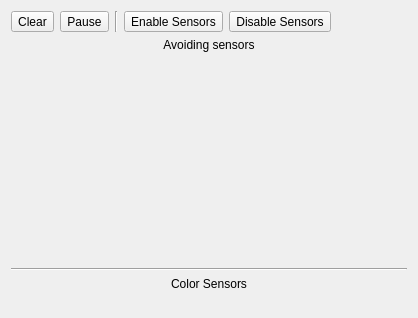
<?xml version="1.0" encoding="UTF-8"?>
<ui version="4.0">
 <class>SensorsView</class>
 <widget class="QWidget" name="SensorsView">
  <property name="geometry">
   <rect>
    <x>0</x>
    <y>0</y>
    <width>418</width>
    <height>318</height>
   </rect>
  </property>
  <property name="windowTitle">
   <string>Form</string>
  </property>
  <layout class="QVBoxLayout" name="verticalLayout">
   <item>
    <layout class="QHBoxLayout" name="horizontalLayout">
     <property name="spacing">
      <number>6</number>
     </property>
     <item>
      <widget class="QToolButton" name="btnClear">
       <property name="text">
        <string>Clear</string>
       </property>
      </widget>
     </item>
     <item>
      <widget class="QToolButton" name="btnPause">
       <property name="text">
        <string>Pause</string>
       </property>
       <property name="checkable">
        <bool>true</bool>
       </property>
      </widget>
     </item>
     <item>
      <widget class="Line" name="line">
       <property name="orientation">
        <enum>Qt::Vertical</enum>
       </property>
      </widget>
     </item>
     <item>
      <widget class="QToolButton" name="btnEnableSensors">
       <property name="text">
        <string>Enable Sensors</string>
       </property>
      </widget>
     </item>
     <item>
      <widget class="QToolButton" name="btnDisableSensors">
       <property name="text">
        <string>Disable Sensors</string>
       </property>
      </widget>
     </item>
     <item>
      <spacer name="horizontalSpacer">
       <property name="orientation">
        <enum>Qt::Horizontal</enum>
       </property>
       <property name="sizeHint" stdset="0">
        <size>
         <width>40</width>
         <height>20</height>
        </size>
       </property>
      </spacer>
     </item>
    </layout>
   </item>
   <item>
    <layout class="QGridLayout" name="gridLayout">
     <item row="3" column="0">
      <widget class="Line" name="line_2">
       <property name="orientation">
        <enum>Qt::Horizontal</enum>
       </property>
      </widget>
     </item>
     <item row="2" column="0">
      <widget class="Tools::MultiCurveWidget" name="avoidingSensorsPlot" native="true">
       <property name="sizePolicy">
        <sizepolicy hsizetype="Preferred" vsizetype="Preferred">
         <horstretch>1</horstretch>
         <verstretch>1</verstretch>
        </sizepolicy>
       </property>
      </widget>
     </item>
     <item row="1" column="0">
      <widget class="Tools::MultiBarWidget" name="avoidingSensorsBars" native="true">
       <property name="sizePolicy">
        <sizepolicy hsizetype="Preferred" vsizetype="Preferred">
         <horstretch>1</horstretch>
         <verstretch>1</verstretch>
        </sizepolicy>
       </property>
      </widget>
     </item>
     <item row="0" column="0">
      <widget class="QLabel" name="label">
       <property name="sizePolicy">
        <sizepolicy hsizetype="Preferred" vsizetype="Fixed">
         <horstretch>0</horstretch>
         <verstretch>0</verstretch>
        </sizepolicy>
       </property>
       <property name="text">
        <string>Avoiding sensors</string>
       </property>
       <property name="alignment">
        <set>Qt::AlignCenter</set>
       </property>
      </widget>
     </item>
     <item row="4" column="0">
      <widget class="QLabel" name="label_3">
       <property name="text">
        <string>Color Sensors</string>
       </property>
       <property name="alignment">
        <set>Qt::AlignCenter</set>
       </property>
      </widget>
     </item>
     <item row="5" column="0" rowspan="2">
      <widget class="Tools::ColorDisplayWidget" name="colorWidget" native="true">
       <property name="sizePolicy">
        <sizepolicy hsizetype="Preferred" vsizetype="Preferred">
         <horstretch>1</horstretch>
         <verstretch>0</verstretch>
        </sizepolicy>
       </property>
       <property name="minimumSize">
        <size>
         <width>0</width>
         <height>10</height>
        </size>
       </property>
      </widget>
     </item>
    </layout>
   </item>
  </layout>
 </widget>
 <customwidgets>
  <customwidget>
   <class>Tools::MultiBarWidget</class>
   <extends>QWidget</extends>
   <header>NPlotWidget.h</header>
   <container>1</container>
  </customwidget>
  <customwidget>
   <class>Tools::MultiCurveWidget</class>
   <extends>QWidget</extends>
   <header>NPlotWidget.h</header>
   <container>1</container>
  </customwidget>
  <customwidget>
   <class>Tools::ColorDisplayWidget</class>
   <extends>QWidget</extends>
   <header>ColorDisplayWidget.h</header>
   <container>1</container>
  </customwidget>
 </customwidgets>
 <resources/>
 <connections/>
</ui>
